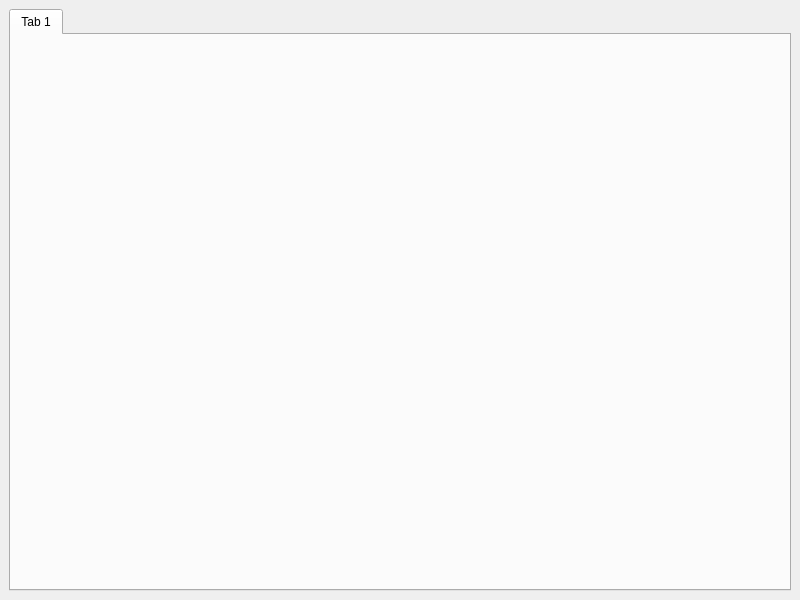
<?xml version="1.0" encoding="UTF-8"?>
<ui version="4.0">
 <class>MainWindow</class>
 <widget class="QMainWindow" name="MainWindow">
  <property name="geometry">
   <rect>
    <x>0</x>
    <y>0</y>
    <width>800</width>
    <height>600</height>
   </rect>
  </property>
  <property name="windowTitle">
   <string>Py Database Administrator</string>
  </property>
  <widget class="QWidget" name="centralwidget">
   <layout class="QGridLayout" name="gridLayout">
    <item row="0" column="0">
     <widget class="QTabWidget" name="tabWidget">
      <widget class="QWidget" name="tab">
       <attribute name="title">
        <string>Tab 1</string>
       </attribute>
      </widget>
     </widget>
    </item>
   </layout>
  </widget>
 </widget>
 <resources/>
 <connections/>
</ui>
